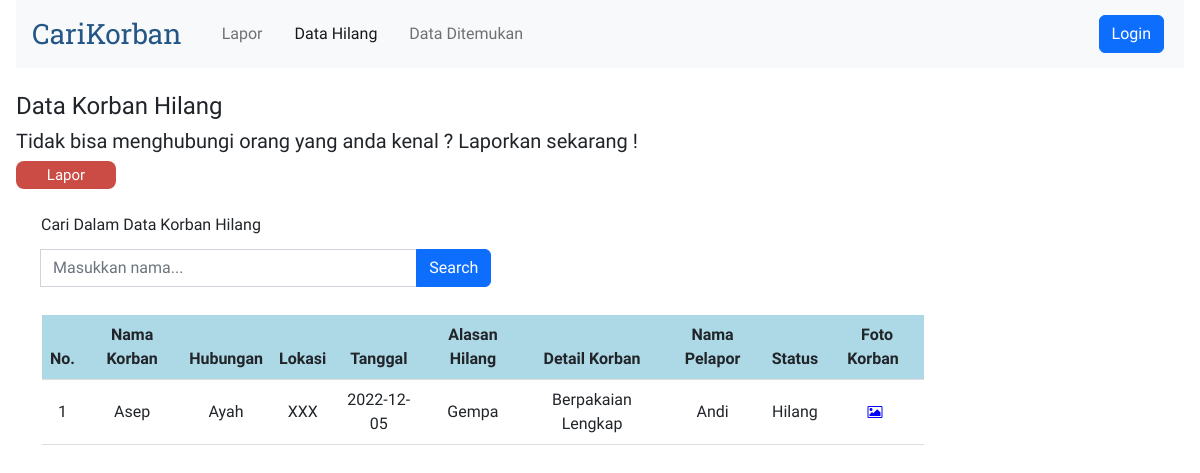
The app's page /views/datahilang.php?cari=Asep with its own data.
### tables this page shows
CREATE TABLE `korban` (
  `idx` int(11) NOT NULL,
  `nama_korban` varchar(30) NOT NULL,
  `hubungan` varchar(10) NOT NULL,
  `lokasi` varchar(20) NOT NULL,
  `tanggal` varchar(30) NOT NULL,
  `alasan_hilang` varchar(30) NOT NULL,
  `detail` varchar(255) NOT NULL,
  `nama_pelapor` varchar(30) NOT NULL,
  `telepon` varchar(30) NOT NULL,
  `email` varchar(30) NOT NULL,
  `status` varchar(30) NOT NULL,
  `nama_gambar` varchar(255),
  `file_gambar` longblob
);

### connection.php (called while the page is built)
<?php
abstract class Connection
{
    protected function get_connection()
    {
        $host = "localhost";
        $database = "carikorban";
        $username = "root";
        $password = "";
        $connect = new mysqli($host, $username, $password, $database);
        return $connect;
    }
}

### models/korban.php (called while the page is built, shortened)
<?php
include '..\connection.php';
class KorbanHilang extends Korban
{
    private $conn;
    public function __construct()
    {
        $this->conn = $this->get_connection();
    }
    public function search($cari)
    {
        $sql = "SELECT * FROM korban WHERE nama_korban LIKE '%$cari%' AND status = 'Hilang'";
        $bind = $this->conn->query($sql);
        while ($obj = $bind->fetch_object()) {
            $baris[] = $obj;
        }
        if (!empty($baris)) {
            return $baris;
        }
    }
}

### views/datahilang.php (the view, shortened to what this page needs)
<?php
include '..\models\korban.php';
$model2 = new KorbanHilang();
$index = 1;
?>
<!doctype html>
<html lang="en">
<head>
    <link rel="stylesheet" href="https://cdnjs.cloudflare.com/ajax/libs/font-awesome/4.7.0/css/font-awesome.min.css">
    <link href="https://cdn.jsdelivr.net/npm/bootstrap@5.2.3/dist/css/bootstrap.min.css" rel="stylesheet"
>
</head>
<body>
    <div>
        <nav class="navbar navbar-expand-lg bg-light">
            <div class="container-fluid">
                <a class="navbar-brand logo" href="#">CariKorban</a>
                <div class="collapse navbar-collapse" id="navbarCollapse">
                    <ul class="navbar-nav me-auto mb-2 mb-lg-0">
                        <li class="nav-item">
                            <a class="nav-link" aria-current="page" href="lapor.php">Lapor</a>
                        </li>
                        <li class="nav-item">
                            <a class="nav-link active" href="datahilang.php">Data Hilang</a>
                        </li>
                        <li class="nav-item">
                            <a class="nav-link" href="dataditemukan.php">Data Ditemukan</a>
                        </li>
                    </ul>
                    <?php
                    if ($_SESSION['role'] == 'Admin') { ?>
                        <a href="logout.php"><button type="button"
                                class="d-flex btn btn-danger my-2 my-sm-0">Logout</button></a>
                        <?php
                    } else { ?>
                        <a href="login.php"><button type="button"
                                class="d-flex btn btn-primary my-2 my-sm-0">Login</button></a>
                        <?php
                    } ?>
                </div>
            </div>
        </nav>
        <br>
        <h4>Data Korban Hilang</h4>
        <h5>Tidak bisa menghubungi orang yang anda kenal ? Laporkan sekarang !</h5>
        <a href="lapor.php" class="btn btn-submit">Lapor</a>
        <br>
        <form action="datahilang.php" method="get">
            <br>
            <label class="form-label">Cari Dalam Data Korban Hilang</label>
            <div class="input-group my-1" style="width: 40%;">
                <br>
                <input class="form-control" type="search" name="cari" placeholder="Masukkan nama...">
                <button class="btn btn-primary" type="submit" id="button-addon2" value="cari">Search</button>
            </div>
        </form>
        <br>
        <table border="1">
            <table class="table align-middle mb-0 bg-white">
                <thead style="background-color: lightblue;">
                    <tr>
                        <th>No.</th>
                        <th>Nama Korban</th>
                        <th>Hubungan</th>
                        <th>Lokasi</th>
                        <th>Tanggal</th>
                        <th>Alasan Hilang</th>
                        <th>Detail Korban</th>
                        <th>Nama Pelapor</th>
                        <th>Status</th>
                        <?php if ($_SESSION['role'] == 'Guest') { ?>
                            <th><a title="Lihat Foto">Foto Korban</a></th>
                        <?php } else { ?>
                            <th><a title="Operasi">Operasi</a></th>
                        <?php } ?>
                    </tr>
                </thead>
                <tbody>
                    <?php
                    if (isset($_GET['cari'])) {
                        $cari = $_GET['cari'];
                        $result = $model2->search($cari);
                    } else {
                        $result = $model2->tampil_data();
                    }
                    if (!empty($result)) {
                        foreach ($result as $data): ?>
                            <tr>
                                <td>
                                    <?= $index++ ?>
                                </td>
                                <td>
                                    <?= $data->nama_korban ?>
                                </td>
                                <td>
                                    <?= $data->hubungan ?>
                                </td>
                                <td>
                                    <?= $data->lokasi ?>
                                </td>
                                <td>
                                    <?= $data->tanggal ?>
                                </td>
                                <td>
                                    <?= $data->alasan_hilang ?>
                                </td>
                                <td>
                                    <?= $data->detail ?>
                                </td>
                                <td>
                                    <?= $data->nama_pelapor ?>
                                </td>
                                <td>
                                    <?= $data->status ?>
                                </td>
                                <td>
                                    <?php if ($_SESSION['role'] == 'Guest') { ?>
                                        <a title="Lihat Foto" name="foto" id="foto" target="_blank" rel="noopener noreferrer"
                                            href="lihatfoto.php?idx=<?= $data->idx ?>"><i class="fa fa-picture-o"
                                                style="font-size:14px;color:blue"></i></a>
                                    <?php } ?>
                                </td>
                            </tr>
                        <?php endforeach;
                    } else { ?>
                        <tr>
                            <td colspan="9">Belum ada data korban hilang.</td>
                        </tr>
                    <?php } ?>
                </tbody>
            </table>
    </div>
</body>
</html>

### views/datahilang.php (style rules this page uses)
*, html, body { margin: 0 4px; padding: 0; }
body { font-family: 'Readex Pro'; }
a { text-decoration: none; }
.logo { font-family: 'Roboto Slab'; font-size: 28px; color: #245786; }
form { margin: 0 25px; }
.table { width: 75%; text-align: center; border-bottom: 1px solid #ddd; border-collapse: collapse; margin: 0 30px; }
.btn-submit { background-color: #CB4C44; color: white; border-radius: 8px; border: none; color: #FFFFFF; text-align: center; font-size: 15px; padding: 3px; width: 100px; }

### records on screen
korban: nama_korban "Asep", hubungan "Ayah", lokasi "XXX", tanggal "2022-12-05", alasan_hilang "Gempa", detail "Berpakaian Lengkap", nama_pelapor "Andi", status "Hilang"
